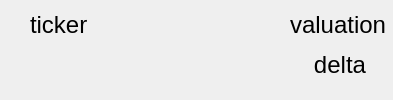
<?xml version="1.0" encoding="UTF-8"?>
<ui version="4.0">
 <class>WatchlistSummaryCard</class>
 <widget class="QWidget" name="WatchlistSummaryCard">
  <property name="geometry">
   <rect>
    <x>0</x>
    <y>0</y>
    <width>393</width>
    <height>100</height>
   </rect>
  </property>
  <property name="minimumSize">
   <size>
    <width>300</width>
    <height>0</height>
   </size>
  </property>
  <property name="maximumSize">
   <size>
    <width>16777215</width>
    <height>100</height>
   </size>
  </property>
  <property name="windowTitle">
   <string>Form</string>
  </property>
  <widget class="QLabel" name="ticker">
   <property name="geometry">
    <rect>
     <x>30</x>
     <y>10</y>
     <width>100</width>
     <height>30</height>
    </rect>
   </property>
   <property name="maximumSize">
    <size>
     <width>100</width>
     <height>30</height>
    </size>
   </property>
   <property name="font">
    <font>
     <pointsize>18</pointsize>
    </font>
   </property>
   <property name="text">
    <string>ticker</string>
   </property>
   <property name="textFormat">
    <enum>Qt::AutoText</enum>
   </property>
   <property name="alignment">
    <set>Qt::AlignLeading|Qt::AlignLeft|Qt::AlignVCenter</set>
   </property>
  </widget>
  <widget class="QLabel" name="valuation">
   <property name="geometry">
    <rect>
     <x>290</x>
     <y>10</y>
     <width>100</width>
     <height>30</height>
    </rect>
   </property>
   <property name="maximumSize">
    <size>
     <width>100</width>
     <height>30</height>
    </size>
   </property>
   <property name="font">
    <font>
     <pointsize>18</pointsize>
    </font>
   </property>
   <property name="text">
    <string>valuation</string>
   </property>
   <property name="textFormat">
    <enum>Qt::AutoText</enum>
   </property>
   <property name="alignment">
    <set>Qt::AlignLeading|Qt::AlignLeft|Qt::AlignVCenter</set>
   </property>
  </widget>
  <widget class="QLabel" name="delta">
   <property name="geometry">
    <rect>
     <x>290</x>
     <y>50</y>
     <width>100</width>
     <height>30</height>
    </rect>
   </property>
   <property name="maximumSize">
    <size>
     <width>100</width>
     <height>30</height>
    </size>
   </property>
   <property name="font">
    <font>
     <pointsize>18</pointsize>
    </font>
   </property>
   <property name="text">
    <string>delta</string>
   </property>
   <property name="textFormat">
    <enum>Qt::AutoText</enum>
   </property>
   <property name="alignment">
    <set>Qt::AlignCenter</set>
   </property>
  </widget>
 </widget>
 <resources/>
 <connections/>
</ui>
